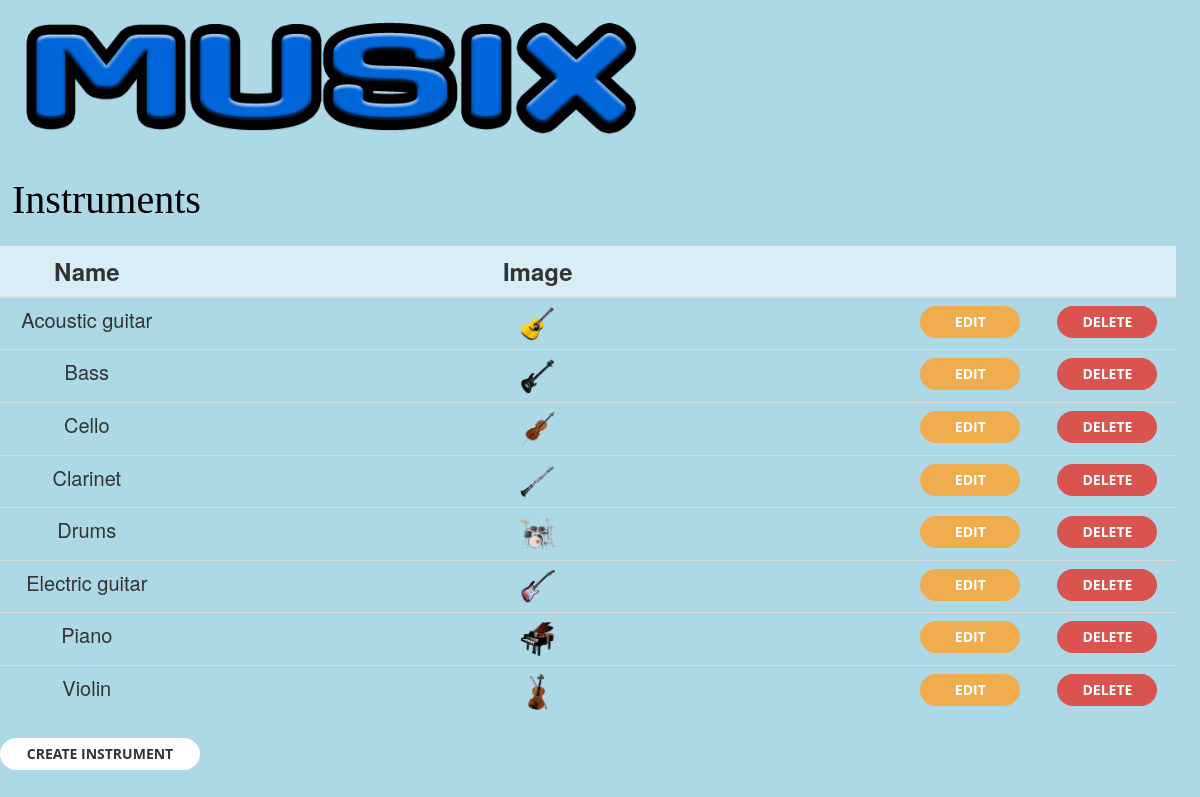
The app's page /instruments with its own data.
### main/models.py (models this page shows)
class Instrument(models.Model):
    name = models.CharField(max_length=100, blank=False)
    image = models.ImageField(blank=False, upload_to='instruments')

### main/views.py (the view)
# urls.py: url(r'^instruments', views.listInstruments, name='instruments'),
def listInstruments(request):
    instruments = Instrument.objects.all()
    return render(request, 'instruments.html', {'instruments': instruments})

### templates/instruments.html (shortened to what this page needs)
{% include 'base.html' %}
{% load static %}
<link type="text/css" rel="stylesheet" href="{% static "css/instruments.css" %}"/>
<div>
    {% include "header.html" %}
</div>
{% if instruments %}
    <div>
        <h1 id="titleInstruments">Instruments</h1>
    </div>
    <div id="tableInstrumentsDiv">
        <table class="table table-responsive table-hover" id="tableInstruments">
            <thead>
                <tr class="info">
                    <th onclick="sortTable(0, 'tableInstrumentsDiv')">Name</th>
                    <th>Image</th>
                    <th></th>
                    <th></th>
                </tr>
            </thead>
            <tbody>
                {% for i in instruments %}
                    <tr>
                        <td>{{ i.name }}</td>
                        <td><img src="{% static "media/" %}{{ i.image }}" id="imageInstrument"></td>
                        <td>
                            <a href="/editInstrument/{{ i.id }}" role="button" class="btn btn-warning" id="editDeleteButton">Edit</a>
                        </td>
                        <td>
                            <a href="/deleteInstrument/{{ i.id }}" role="button" class="btn btn-danger" id="editDeleteButton"
                            onclick="return confirm('Are you sure?')">Delete</a>
                        </td>
                    </tr>
                {% endfor %}
            </tbody>
        </table>
    </div>
{% endif %}
<div>
    <button class="btn btn-default" onclick="location.href='/createInstrument'" id="buttonCreateInstrument">Create instrument</button>
</div>

### templates/base.html (shortened to what this page needs)
{% load static %}
<link rel="stylesheet"
          href="https://maxcdn.bootstrapcdn.com/bootstrap/3.3.7/css/bootstrap.min.css">
<link rel="stylesheet" href="{% static 'css/creative.css' %}">
<link href="https://cdnjs.cloudflare.com/ajax/libs/select2/4.0.6-rc.0/css/select2.min.css"
          rel="stylesheet"/>
<!DOCTYPE html>
<html>
<head>
    <link type="text/css" rel="stylesheet" href="{% static "css/base.css" %}" />
</head>
<body id="page-top">
</body>
</html>

### templates/header.html
{% load static %}
<link type="text/css" rel="stylesheet" href="{% static "css/header.css" %}"/>
<div id="mainLogoDiv">
    <a href="/index">
        <img src="{% static "images/musix.png" %}" id="mainLogo" />
    </a>
</div>

### main/static/css/creative.css (style rules this page uses)
body, html { width: 100%; height: 100%; }
body { font-family: 'Merriweather', 'Helvetica Neue', Arial, sans-serif; }
a { color: #F05F40; -webkit-transition: all 0.2s; -moz-transition: all 0.2s; transition: all 0.2s; }
h1, h2, h3, h4, h5, h6 { font-family: 'Open Sans', 'Helvetica Neue', Arial, sans-serif; }
.btn { font-weight: 700; text-transform: uppercase; border: none; border-radius: 300px; font-family: 'Open Sans', 'Helvetica Neue', Arial, sans-serif; }

### main/static/css/base.css (style rules this page uses)
body { background-color: lightblue; }

### main/static/css/instruments.css (style rules this page uses)
#titleInstruments { font-family: "Axaxax Rg"; font-size: 40px; color: black; margin-left: 1%; margin-bottom: 2%; }
#tableInstruments { width: 98%; }
th { font-size: 24px; }
td { font-size: 20px; }
td, th, tr { text-align: center; }
tbody { padding-right: 50%; }
#imageInstrument { width: 5%; height: 5%; }
#editDeleteButton { width: 100px; }
#buttonCreateInstrument { width: 200px; }

### main/static/css/header.css (style rules this page uses)
#mainLogo { width: 55%; }

### records on screen
Instrument: name "Acoustic guitar", image (picture)
Instrument: name "Bass", image (picture)
Instrument: name "Cello", image (picture)
Instrument: name "Clarinet", image (picture)
Instrument: name "Drums", image (picture)
Instrument: name "Electric guitar", image (picture)
Instrument: name "Piano", image (picture)
Instrument: name "Violin", image (picture)
